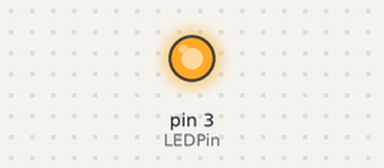
A sketch run on a simulated Arduino Uno, built with avr-gcc and run on an emulated ATmega328P. Shown: output pins drawn as LEDs (lit = HIGH).

Above: at 0.1 s.
Timing chart, 0 to 1.6 s (numbered marks = the images above):
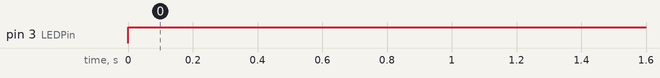

The sketch:

Push-Button.ino
```cpp
//  Push Button Latch
int btnPin = 2;
int LEDPin = 3;

bool LEDState = false ;
bool btnState = false ;
bool lastBtnState = false;

void setup(){
  pinMode(btnPin, INPUT);
  pinMode(LEDPin, OUTPUT);

  digitalWrite(LEDPin, LEDState);
}

void loop(){
  btnState = btnPin;
  if (btnState==HIGH && lastBtnState==LOW) {
    LEDState = !LEDState;
    digitalWrite(LEDPin, LEDState);
  }
  lastBtnState = btnState;
}
```

Measured:
- by itself, pin 3 (LEDPin): LOW → HIGH at 0.00 s
